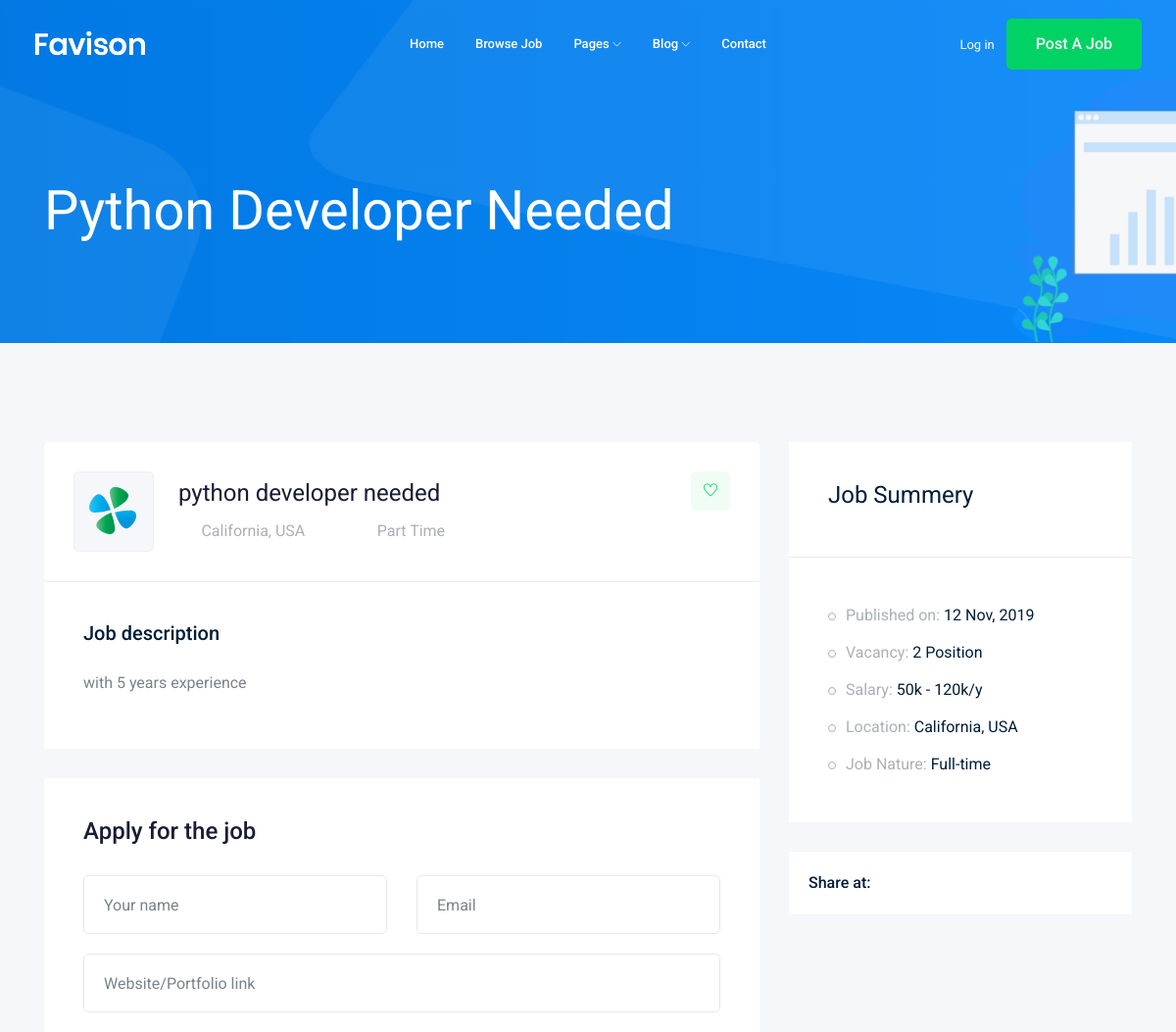
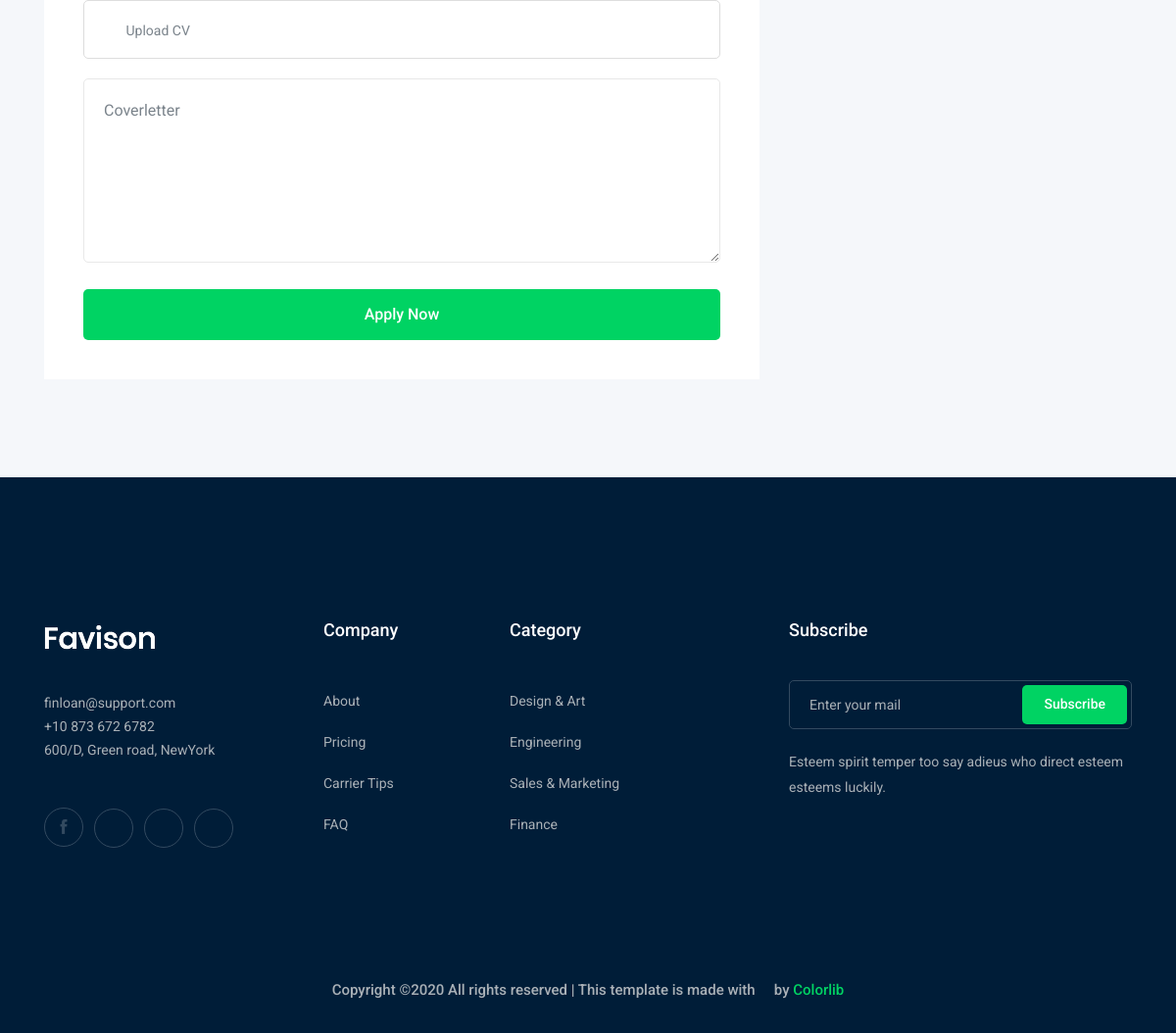
Screenshot of /jobs/1 with the database file from the repository (2 pictures, top to bottom).
### job/models.py (models this page shows)
class Job(models.Model):      #table
    title=models.CharField(max_length=100)  #column
    job_type=models.CharField(max_length=15,choices=JOB_TYPE)
    description=models.TextField(max_length=1000)
    published_at=models.DateTimeField(auto_now=True)
    vacancy=models.IntegerField(default=1)
    salary=models.IntegerField(default=0)
    experience=models.IntegerField(default=1)
    category=models.ForeignKey('Category',on_delete=models.CASCADE)
    image=models.ImageField(upload_to=image_upload)
    slug =models.SlugField(blank=True,null=True)
    def __str__(self):
        return self.title

### job/views.py (the view)
# urls.py: path('<int:id>' , views.job_detail,name='job_detail'),
def job_detail(request , id):
     job_detail=Job.objects.get(id=id)
     context={'job':job_detail}
     return render(request,'job/job_detail.html',context)

### job/templates/job/job_detail.html (shortened to what this page needs)
{% extends 'base.html'%}
{% block body%}
    <div class="bradcam_area bradcam_bg_1">
        <div class="container">
            <div class="row">
                <div class="col-xl-12">
                    <div class="bradcam_text">
                        <h3>{{job}}</h3>
                    </div>
                </div>
            </div>
        </div>
    </div>
    <div class="job_details_area">
        <div class="container">
            <div class="row">
                <div class="col-lg-8">
                    <div class="job_details_header">
                        <div class="single_jobs white-bg d-flex justify-content-between">
                            <div class="jobs_left d-flex align-items-center">
                                <div class="thumb">
                                    <img src="img/svg_icon/1.svg" alt="">
                                </div>
                                <div class="jobs_conetent">
                                    <a href="#"><h4>{{job}}</h4></a>
                                    <div class="links_locat d-flex align-items-center">
                                        <div class="location">
                                            <p> <i class="fa fa-map-marker"></i> California, USA</p>
                                        </div>
                                        <div class="location">
                                            <p> <i class="fa fa-clock-o"></i> {{job.job_type}}</p>
                                        </div>
                                    </div>
                                </div>
                            </div>
                            <div class="jobs_right">
                                <div class="apply_now">
                                    <a class="heart_mark" href="#"> <i class="ti-heart"></i> </a>
                                </div>
                            </div>
                        </div>
                    </div>
                    <div class="descript_wrap white-bg">
                        <div class="single_wrap">
                            <h4>Job description</h4>
                            <p>{{job.description}}</p>
                         </div>
                    </div>
                    <div class="apply_job_form white-bg">
                        <h4>Apply for the job</h4>
                        <form action="#">
                            <div class="row">
                                <div class="col-md-6">
                                    <div class="input_field">
                                        <input type="text" placeholder="Your name">
                                    </div>
                                </div>
                                <div class="col-md-6">
                                    <div class="input_field">
                                        <input type="text" placeholder="Email">
                                    </div>
                                </div>
                                <div class="col-md-12">
                                    <div class="input_field">
                                        <input type="text" placeholder="Website/Portfolio link">
                                    </div>
                                </div>
                                <div class="col-md-12">
                                    <div class="input-group">
                                        <div class="input-group-prepend">
                                          <button type="button" id="inputGroupFileAddon03"><i class="fa fa-cloud-upload" aria-hidden="true"></i>
                                          </button>
                                        </div>
                                        <div class="custom-file">
                                          <label class="custom-file-label" for="inputGroupFile03">Upload CV</label>
                                        </div>
                                      </div>
                                </div>
                                <div class="col-md-12">
                                    <div class="input_field">
                                        <textarea name="#" id="" cols="30" rows="10" placeholder="Coverletter"></textarea>
                                    </div>
                                </div>
                                <div class="col-md-12">
                                    <div class="submit_btn">
                                        <button class="boxed-btn3 w-100" type="submit">Apply Now</button>
                                    </div>
                                </div>
                            </div>
                        </form>
                    </div>
                </div>
                <div class="col-lg-4">
                    <div class="job_sumary">
                        <div class="summery_header">
                            <h3>Job Summery</h3>
                        </div>
                        <div class="job_content">
                            <ul>
                                <li>Published on: <span>12 Nov, 2019</span></li>
                                <li>Vacancy: <span>2 Position</span></li>
                                <li>Salary: <span>50k - 120k/y</span></li>
                                <li>Location: <span>California, USA</span></li>
                                <li>Job Nature: <span> Full-time</span></li>
                            </ul>
                        </div>
                    </div>
                    <div class="share_wrap d-flex">
                        <span>Share at:</span>
                        <ul>
                            <li><a href="#"> <i class="fa fa-facebook"></i></a> </li>
                            <li><a href="#"> <i class="fa fa-google-plus"></i></a> </li>
                            <li><a href="#"> <i class="fa fa-twitter"></i></a> </li>
                            <li><a href="#"> <i class="fa fa-envelope"></i></a> </li>
                        </ul>
                    </div>
                    <div class="job_location_wrap">
                        <div class="job_lok_inner">
                            <div id="map" style="height: 200px;"></div>
                          </div>
                    </div>
                </div>
            </div>
        </div>
    </div>
{% endblock body%}

### rows the page displays
Job: title "Python Developer Needed", title "python developer needed", job_type "Part Time", description "with 5 years experience"
